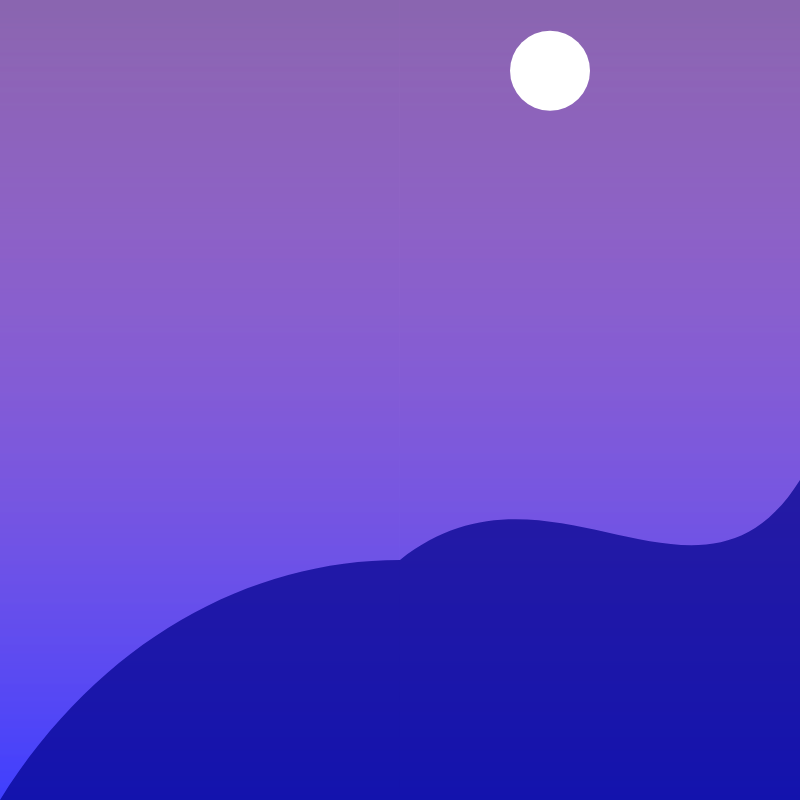
Frame 1 (no input)
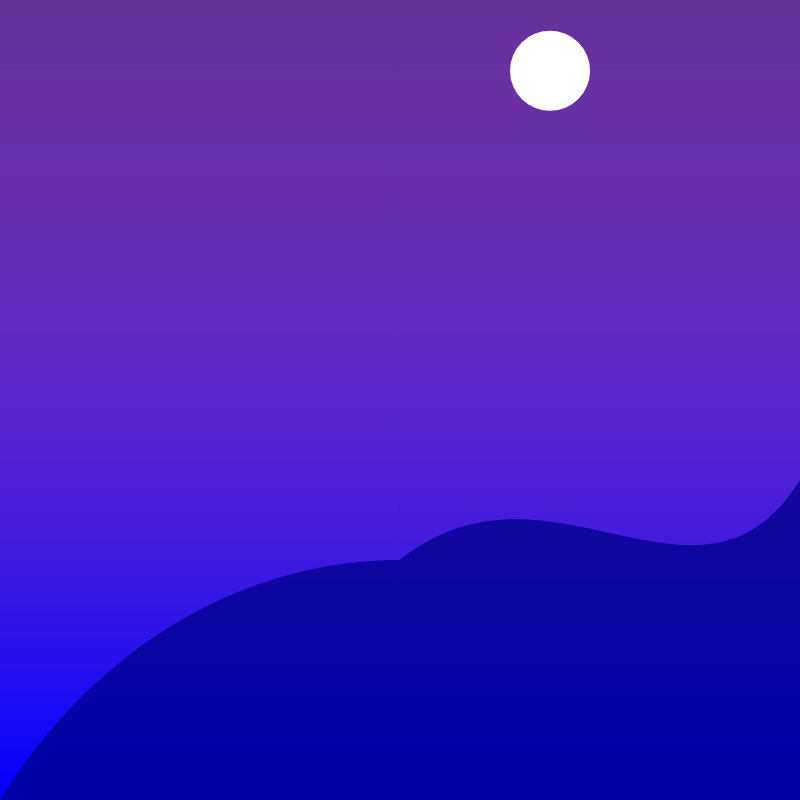
Frame 60 (no input)
Frame 120 (the mouse pressed at the canvas centre since frame 60): identical to frame 60, image omitted

The p5.js sketch that drew these frames (run headless with seeded random() and noise() and a simulated clock; from frame 60 on, the mouse is pressed at the canvas centre):

// p5.js sketch
// ── sketch.js
// for my generative landscape, i decided to create an ocean with a beautiful gradient background and a moon that moves with each page refresh. 

// references: https://p5js.org/reference/p5/let/
let moonX; // variable to store the moon's x position
let moonY; // variable to store the moon's y position

function setup() {
  // create the canvas width and height
  createCanvas(800, 800);

  // https://p5js.org/examples/calculating-values-random/
  // set random position for the moon at the top of the canvas
  moonX = random(50, width - 50); // keep it within the canvas
  moonY = random(50, 150); // keep it within the top area
}

// references: 
// https://p5js.org/reference/p5/map/
// https://p5js.org/reference/p5/lerpColor/
// https://p5js.org/reference/p5/stroke/
// https://p5js.org/reference/p5/line/
function draw() {
  // set the background with a gradient sunset
  // loop through the height of the canvas to create a smooth gradient
  for (let i = 0; i <= height; i++) {
    let inter = map(i, 0, height, 0, 1); // determine the position in the gradient
    let c = lerpColor(lerpColor(color(100, 50, 150), color(255, 100, 150), inter), color(0, 0, 255), inter); // create the gradient color
    stroke(c); // set the stroke color
    line(0, i, width, i); // draw a horizontal line across the width of the canvas
  }

  // draw the ocean waves
  noStroke(); // disable outlines for the wave shape
  fill(0, 0, 139, 180); // set the fill color to dark blue
  
  // references: 
  // https://p5js.org/reference/p5/beginShape/
  // https://p5js.org/reference/p5/bezierVertex/

  beginShape(); // begin a new shape for the waves
  vertex(0, height); // start at the bottom-left corner
  bezierVertex(100, height * 0.8, 250, height * 0.7, 400, height * 0.7); // combine the first wave
  bezierVertex(550, height * 0.55, 700, height * 0.8, 800, height * 0.6); // create the second wave
  vertex(width, height); // finish at the bottom-right corner
  endShape(CLOSE); // complete the shape

  // draw the moon
  // reference: https://p5js.org/reference/p5/ellipse/
  fill(255); // set the fill color to white
  noStroke(); // disable outlines for the moon
  ellipse(moonX, moonY, 80, 80); // draw the moon at a random position
}
// ── roll.with.the.tide.html
<!DOCTYPE html>
<html lang="en">
<head>
    <meta charset="utf-8">
    <script src="https://cdnjs.cloudflare.com/ajax/libs/p5.js/1.6.0/p5.js"></script>

    <title>Pixels</title> 
    <!--
        Use this page to complete the "Generative Landscape" project:
        https://canvas.umw.edu/courses/1499064/assignments/11895985
    -->  

    <style type="text/css">
        body {
            background-color:#444444;
        }
        main {
            width: 100%;
        }
        canvas {
            display:block;
            margin: 0 auto;
        }
    </style>

</head>
<body>
    <main>
    </main>
    <script src="sketch.js"></script>
</body>
</html> 
